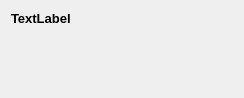
<?xml version="1.0" encoding="UTF-8"?>
<ui version="4.0">
 <class>WidgetOnlyPositionFixer</class>
 <widget class="QWidget" name="WidgetOnlyPositionFixer">
  <property name="geometry">
   <rect>
    <x>0</x>
    <y>0</y>
    <width>244</width>
    <height>98</height>
   </rect>
  </property>
  <layout class="QVBoxLayout" name="verticalLayout">
   <item>
    <widget class="QLabel" name="labelTitle">
     <property name="font">
      <font>
       <pointsize>10</pointsize>
       <bold>true</bold>
      </font>
     </property>
     <property name="text">
      <string>TextLabel</string>
     </property>
    </widget>
   </item>
   <item>
    <widget class="WidgetPositionFixer" name="widgetPositionFixer">
     <property name="frameShape">
      <enum>QFrame::Box</enum>
     </property>
     <property name="frameShadow">
      <enum>QFrame::Raised</enum>
     </property>
    </widget>
   </item>
   <item>
    <spacer name="verticalSpacer">
     <property name="orientation">
      <enum>Qt::Vertical</enum>
     </property>
     <property name="sizeHint" stdset="0">
      <size>
       <width>20</width>
       <height>40</height>
      </size>
     </property>
    </spacer>
   </item>
  </layout>
 </widget>
 <customwidgets>
  <customwidget>
   <class>WidgetPositionFixer</class>
   <extends>QFrame</extends>
   <header>widgets/widgetpositionfixer.h</header>
   <container>1</container>
  </customwidget>
 </customwidgets>
 <resources/>
 <connections/>
</ui>
